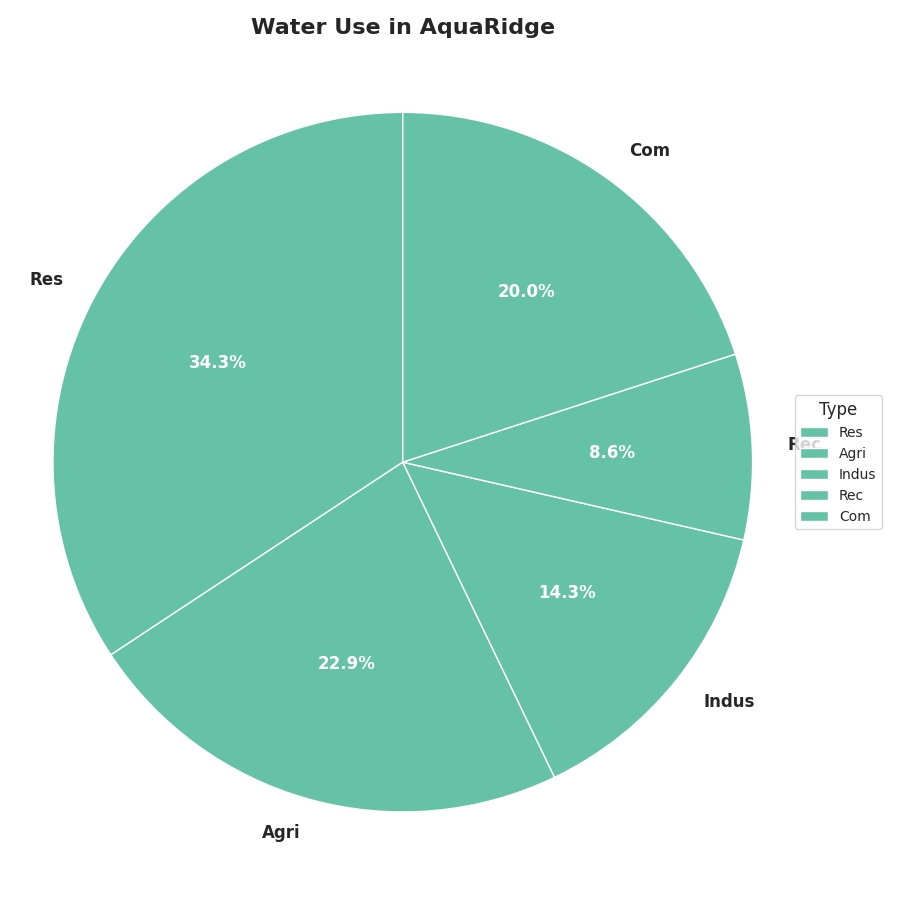

Here is the Python script that generated this plot:
import matplotlib.pyplot as plt
import numpy as np

sectors = ['Res', 'Agri', 'Indus', 'Rec', 'Com']
water_usage = np.array([120, 80, 50, 30, 70])
single_color = '#66c2a5'

fig, ax = plt.subplots(figsize=(9, 9))

wedges, texts, autotexts = ax.pie(
    water_usage,
    labels=sectors,
    autopct='%1.1f%%',
    colors=[single_color] * len(sectors),  
    startangle=90
)

plt.setp(texts, size=12, weight='bold', va='center')
plt.setp(autotexts, size=12, color='white', weight='bold')

ax.set_title("Water Use in AquaRidge", 
             fontsize=16, fontweight='bold', loc='center')

ax.axis('equal')

ax.legend(wedges, sectors, title="Type", loc="center left", bbox_to_anchor=(1, 0.5), fontsize=10)

plt.tight_layout()
plt.show()
